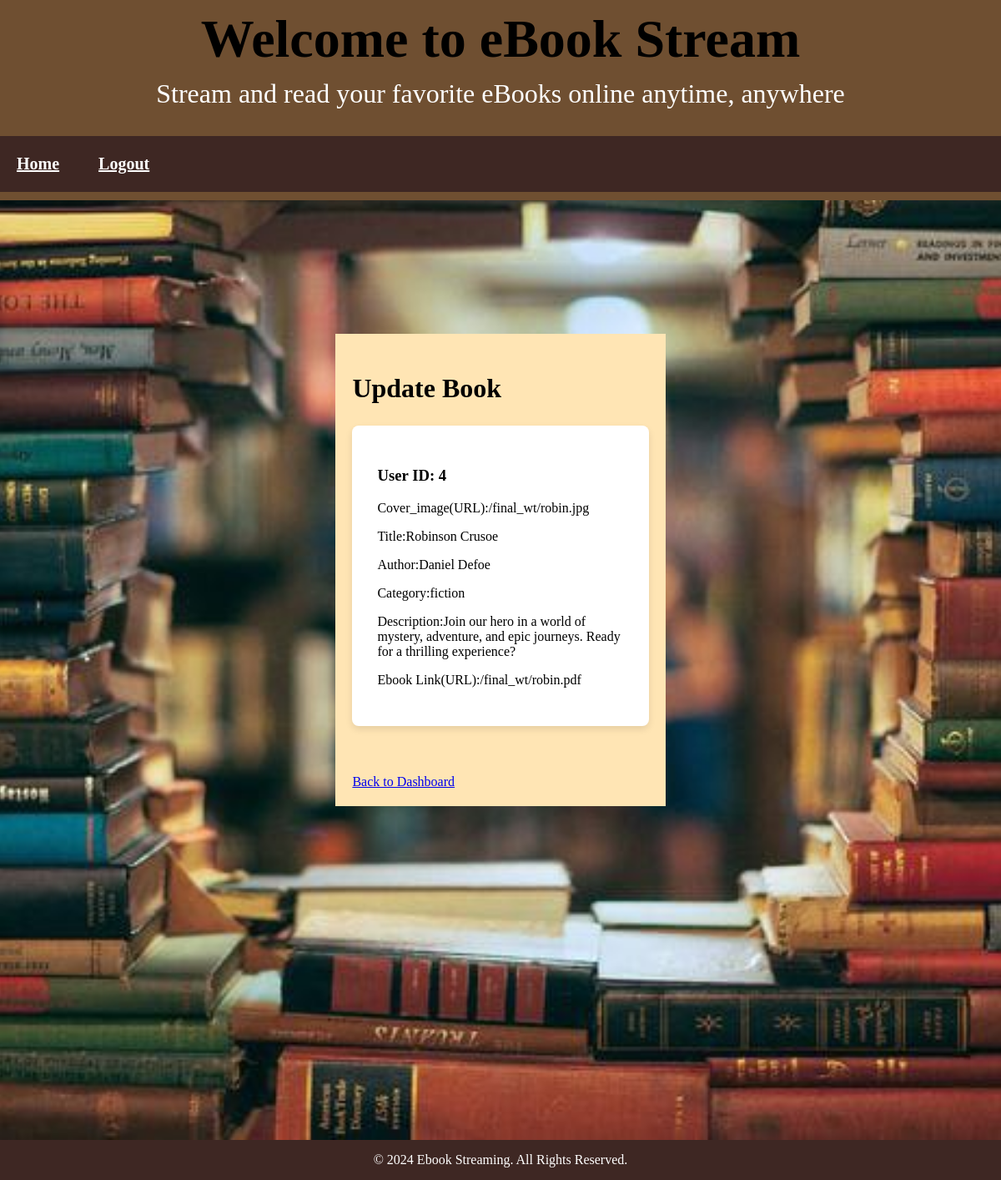
The app's page /update.php?ID=4 with its own data.
### tables this page shows
CREATE TABLE `books` (
  `id` int(11) NOT NULL,
  `cover_image` varchar(255) NOT NULL,
  `title` varchar(25) NOT NULL,
  `author` varchar(25) NOT NULL,
  `category` enum('fiction','non-fiction','romance','science fiction') NOT NULL,
  `description` text DEFAULT NULL,
  `ebook` varchar(255) NOT NULL,
  `view_count` int(11) NOT NULL DEFAULT 0
);

### update.php (the view, shortened to what this page needs)
<?php
require_once("connection.php");
if (isset($_GET['ID'])) {
    $bookID = (int)$_GET['ID'];
    $query = "SELECT * FROM books WHERE id = '$bookID'";
    $result = mysqli_query($con, $query);
    if ($row = mysqli_fetch_assoc($result)) {
        $cover = $row['cover_image'];
        $title = $row['title'];
        $author = $row['author'];
        $category = $row['category'];
        $description = $row['description'];
        $ebook = $row['ebook'];
    } else {
        echo "Book not found.";
        exit();
    }
}
?>
<!DOCTYPE html>
<html lang="en">
<head>
    <link rel="stylesheet" href="styles.css">
</head>
<body>
<header>
    <h1>Welcome to eBook Stream</h1>
    <p>Stream and read your favorite eBooks online anytime, anywhere</p>
    <nav>
        <a href="admin.php">Home</a>
        <a href="logout.php" style="color:white; border: 2px solid transparent; border-radius: 5px; transition: all 0.3s ease;">Logout</a>
    </nav>
</header>
<div class="container">
    <h2>Update Book</h2>
<div class="featured-ebook">
        <h3>User ID: <?php echo htmlspecialchars($bookID); ?></h3>
        <p>Cover_image(URL):<?php echo htmlspecialchars($cover); ?></p>
        <p>Title:<?php echo htmlspecialchars($title); ?></p>
        <p>Author:<?php echo htmlspecialchars($author); ?></p>
        <p>Category:<?php echo htmlspecialchars($category); ?></p>
        <p>Description:<?php echo htmlspecialchars($description); ?></p>
        <p>Ebook Link(URL):<?php echo htmlspecialchars($ebook); ?></p>
</div>
<br/><a href="admin.php" style="font-size:1rem;">Back to Dashboard</a>
</div>
<footer>
    <p>&copy; 2024 Ebook Streaming. All Rights Reserved.</p>
</footer>
</body>
</html>

### styles.css (style rules this page uses)
body { font-family: times new roman; background-image:url(ebook1.jpg); height: 30%; background-position: center; background-repeat: no-repeat; background-size: cover; background-position:relative; }
header { background-color: #6f4f31; color: #fff; text-align: center; padding: 10px 0; width: 100%; position: absolute; display: block; top:0; left:0; }
nav { background-color: #3e2723; color: white; font-weight:bolder; font-size:20px; width: 100%; padding: 10px 0; text-align:left; }
nav a { color: white; padding: 10px 20px; display: inline-block; transition: background-color 0.3s ease, transform 0.2s ease; }
.container { width: 30%; margin: 400px auto; background: #ffe5b4; padding: 20px; height:70%; position:relative; align:center; }
.container h2 { font-size:xx-large; }
header h1 { font-size: 4rem; font-weight: bolder; margin: 0; }
header p { font-size: 2rem; margin-top: 10px; }
h1, h2 { font-weight:bold; color: black; }
footer { background-color: #3e2723; color: white; text-align: center; padding: 15px 0; width: 100%; position: absolute; display: inline-block; left:0; margin-bottom:0; }
footer p { margin: 0; font-size: 1rem; }
.featured-ebook { background-color: white; padding: 30px; margin-bottom: 40px; border-radius: 8px; box-shadow: 0 4px 8px rgba(0, 0, 0, 0.1); flex: 1; max-width: 100%; text-align: left; }

### records on screen
books: cover_image "/final_wt/robin.jpg", title "Robinson Crusoe", author "Daniel Defoe", category "fiction", description "Join our hero in a world of mystery, adventure, and epic journeys. Ready for a thrilling experience?", ebook "/final_wt/robin.pdf"

### other values on screen
$bookID "4"
